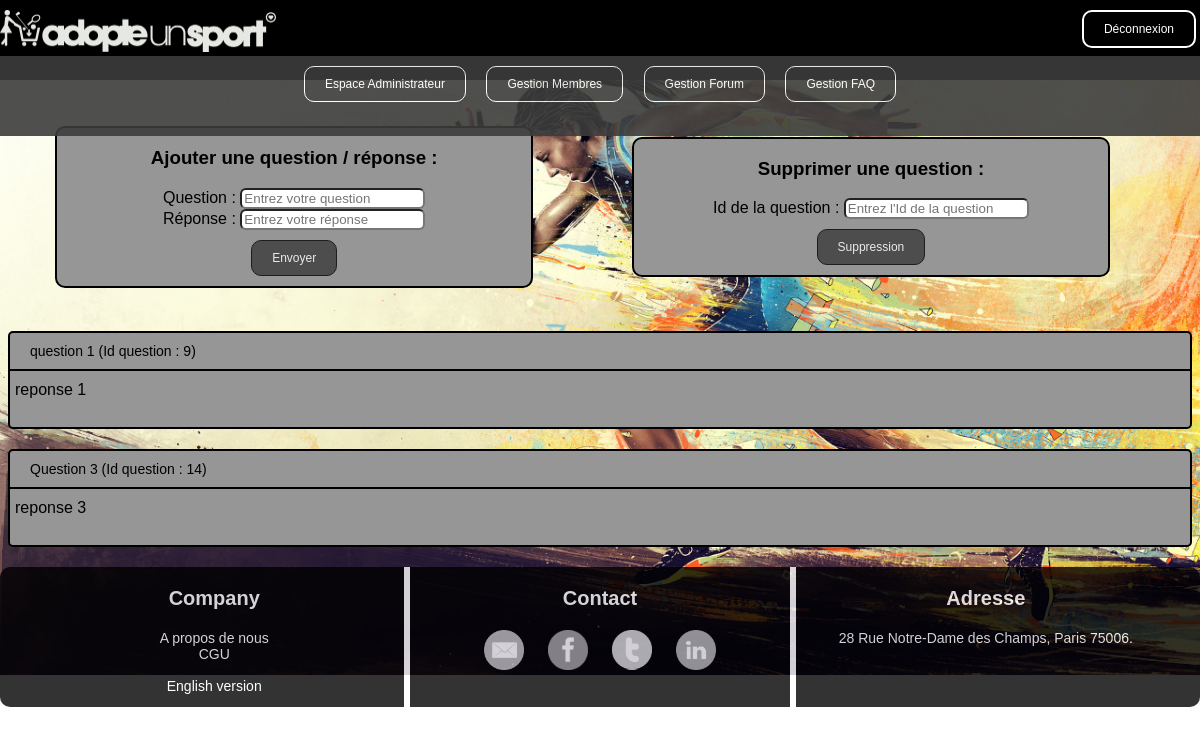
The page /faqadmin.php (signed in) on the database its author committed.
### tables this page shows
CREATE TABLE IF NOT EXISTS `faq` (
  `Id` int(11) NOT NULL AUTO_INCREMENT,
  `Question` varchar(5000) NOT NULL,
  `Reponse` varchar(5000) NOT NULL,
  PRIMARY KEY (`Id`)
);

### faqadmin.php (the view, shortened to what this page needs)
<!DOCTYPE html>
<html>
	<head>
	    <link href='assets/css/styleheaderfooter.css' rel='stylesheet' type='text/css' />
    	<link href='assets/css/style.css' rel='stylesheet' type='text/css' />
	</head>
	<body>
		<header>
			<div class="container haut">
				<div class="connexion element"><img class="logosite" src="Images/adopteunsportnb.png" /></div>
				<div class="connexion droite element">
					<?php
						if (!isset($_SESSION['Pseudo'])) {
							?>
							<a href="inscription.php" class="button">Inscription</a>
							<a href="pageconnection.php" class="button">Connexion</a>
							<?php
						}
						else if (isset($_SESSION['Pseudo'])) {
							?>
							<a href="deconnexion.php" class="button">Déconnexion</a>
							<?php
						}
					?>
           		</div>
			</div>
			<div class="menu haut">
				<a href="administrateur.php" class="button2">Espace Administrateur</a>
				<a href="gestionmembres.php" class="button2">Gestion Membres</a>
				<a href="forumadmin.php" class="button2">Gestion Forum</a>
				<a href="faqadmin.php" class="button2">Gestion FAQ</a>
			</div>
		</header>
		<div class="faqadmindiv">
			<h3>Ajouter une question / réponse :</h3>
			<form action="faq_post.php" method="post" class="faqformulaire">
		        	<label for="Question">Question</label> : <input type="text" name="Question" id="Question" placeholder="Entrez votre question" /><br/>
		        	<label for="Reponse">Réponse</label> :  <input type="text" name="Reponse" id="Reponse" placeholder="Entrez votre réponse" /><br />
				    <input type="submit" value="Envoyer" id="valider" />
		    </form>
		</div>
		<div class="faqadmindiv">
			<h3>Supprimer une question :</h3>
			<form action="faqadmin.php" method="post">
		        <label for="Id">Id de la question</label> : <input type="text" name="Idquestion" id="Idquestion" placeholder="Entrez l'Id de la question" /><br/>
				<input type="submit" name="suppression" value="Suppression" id="creer">
		    </form>
		</div>
		<div class="faq2">
			<?php
		try
		{
			$bdd = new PDO('mysql:host=localhost;dbname=app_info;charset=utf8', 'root', '');
		}
		catch(Exception $e)
		{
        	die('Erreur : '.$e->getMessage());
		}
		$reponse = $bdd->query('SELECT Question, Reponse, Id FROM faq ORDER BY Id');
		while ($donnees = $reponse->fetch())
		{ ?>
			<div class="posts">
			<div class="question case">
				<?php
				echo $donnees['Question'] . ' ' . '(Id question : ';
				echo $donnees['Id'] . ')';
				?>
			</div>
			<div class="reponse case">
				<?php
				echo $donnees['Reponse'] . '<br /><br />';
				?>
			</div>
		</div>
		<?php
		}
		?>
		</div>
		<footer>
			<div class="company bas">
				<h3>Company</h3>
				<a href="groupe6c.php" class="lienfootercompany">A propos de nous</a>
				<a href="cgu.php" class="lienfootercompany">CGU</a><br/>
				<a href="accueilen.php" class="lienfootercompany">English version</a>
			</div>
			<div class="espace bas">
			</div>
			<div class="contact bas">
				<h3>Contact</h3>
				<a href="mailto:tho-richard@sfr.fr" class="rsociaux mail"></a>
				<a href="https://www.facebook.com" class="rsociaux fb"></a>
				<a href="https://www.google.fr" class="rsociaux twitter"></a>
				<a href="https://www.google.fr" class="rsociaux linkedin"></a>
			</div>
			<div class="espace bas">
			</div>
			<div class="adresse bas">
				<h3>Adresse</h3>
				<p>28 Rue Notre-Dame des Champs, Paris 75006.</p>
			</div>
		</footer>
	</body>
</html>

### assets/css/styleheaderfooter.css (style rules this page uses)
.container { background-color: rgb(0,0,0); opacity: 1; border-radius: 0px; color: black; position: fixed; width:100%; height: 10%; margin-left: -8px; margin-right: -10px; margin-top: -8px; display: block; }
.menu { background-color: rgb(60,60,60); opacity: 0.9; position: fixed; margin-top: 4%; width:100%; height: 10%; margin-left: -8px; text-align: center; display: block; }
.logosite { height: 42px; width: 276px; margin-top: 10px; }
.connexion { display: inline-block; }
.droite { float: right; }
.button { background-color: rgb(0,0,0); border: solid white 2px; border-radius: 10px; color: white; padding: 10px 20px; text-align: center; text-decoration: none; display: inline-block; font-size: 12px; margin: 10px 4px; cursor: pointer; }
.button2 { background-color: rgb(60,60,60); border: solid white 1px; border-radius: 10px; color: white; padding: 10px 20px; text-align: center; text-decoration: none; display: inline-block; font-size: 12px; margin: 10px 8px; cursor: pointer; }
footer { position: relative; background-color: rgb(0,0,0); opacity: 0.8; color:white; text-align: center; border-radius: 10px; margin-left: -8px; margin-right: -8px; font-size: 14px; }
footer a { margin-right: 10px; margin-left: 10px; color: white; }
footer h3 { font-size: 20px; }
.bas { position: relative; display: inline-block; width: 25%; margin-left: 3%; margin-right: 3%; height: 140px; vertical-align: top; }
.espace { width: 0.5%; margin-left: 0%; margin-right: 0%; background-color: rgb(255,255,255); }
.lienfootercompany { display: block; }
.rsociaux { display: inline-block; height: 40px; width: 40px; }
.mail { background-image: url('Images/mailnb.png'); background-size: 100%; }
.fb { background-image: url('Images/fbnb1.png'); background-size: 100%; }
.twitter { background-image: url('Images/twitternb.png'); background-size: 100%; }
.linkedin { background-image: url('Images/linkedinnb.png'); background-size: 100%; }

### assets/css/style.css (style rules this page uses)
body { background-image : url('Images/course.jpeg'); background-size: 100%; background-repeat: no-repeat; background-attachment: fixed; display: block; color : black; font-family : "Verdana", cursive, sans-serif; }
a { color: black; text-decoration: none; }
input { border-radius: 6px; }
.faqadmindiv { display: inline-block; text-align: center; background-color: rgb(150,150,150); width: 40%; margin-left: 4%; margin-right: 4%; margin-top: 10%; margin-bottom: 1%; border: solid black 2px; border-radius: 10px; vertical-align: middle; }
.faq2 { margin-top: 1%; width: 100%; display: inline-block; }
#creer { background-color: rgb(60,60,60); border: solid black 1px; border-radius: 10px; color: white; padding: 10px 20px; text-align: center; text-decoration: none; display: inline-block; font-size: 12px; margin: 10px 8px; cursor: pointer; opacity: 0.8; }
.posts { background-color: rgb(150,150,150); border: solid black 2px; border-radius: 5px; margin-top: 20px; margin-bottom: 20px; }
.question { vertical-align: text-bottom; padding-right: 20px; padding-left: 20px; font-size: 14px; }
.reponse { padding-right: 5px; padding-left: 5px; border-top: solid black 2px; }
.case { display: block; padding-top: 10px; padding-bottom: 10px; }
#valider { background-color: rgb(60,60,60); border: solid black 1px; border-radius: 10px; color: white; padding: 10px 20px; text-align: center; text-decoration: none; display: inline-block; font-size: 12px; margin: 10px 8px; cursor: pointer; opacity: 0.8; }

### rows shown on the page
faq: Question "question 1", Id "9", Reponse "reponse 1"
faq: Question "Question 3", Id "14", Reponse "reponse 3"
